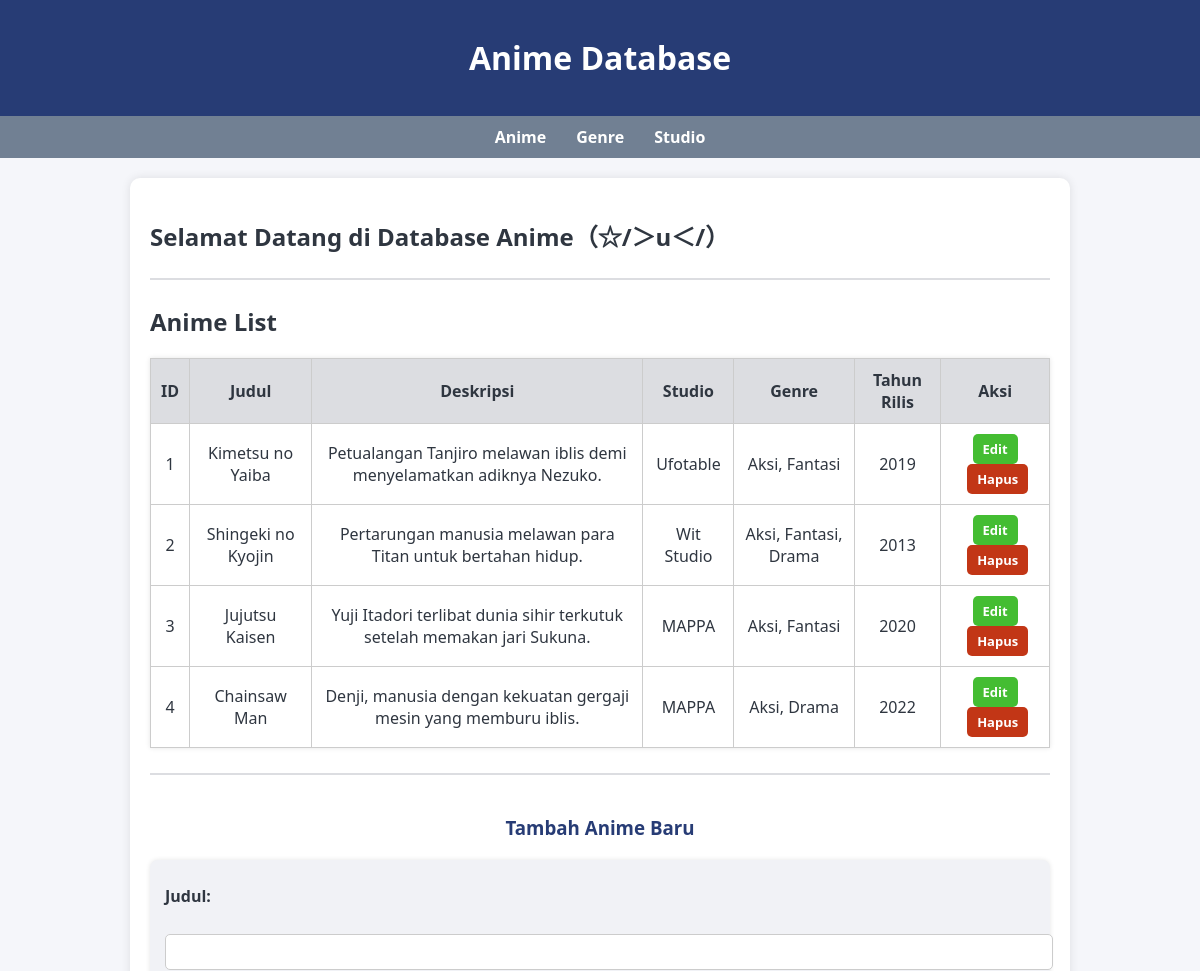
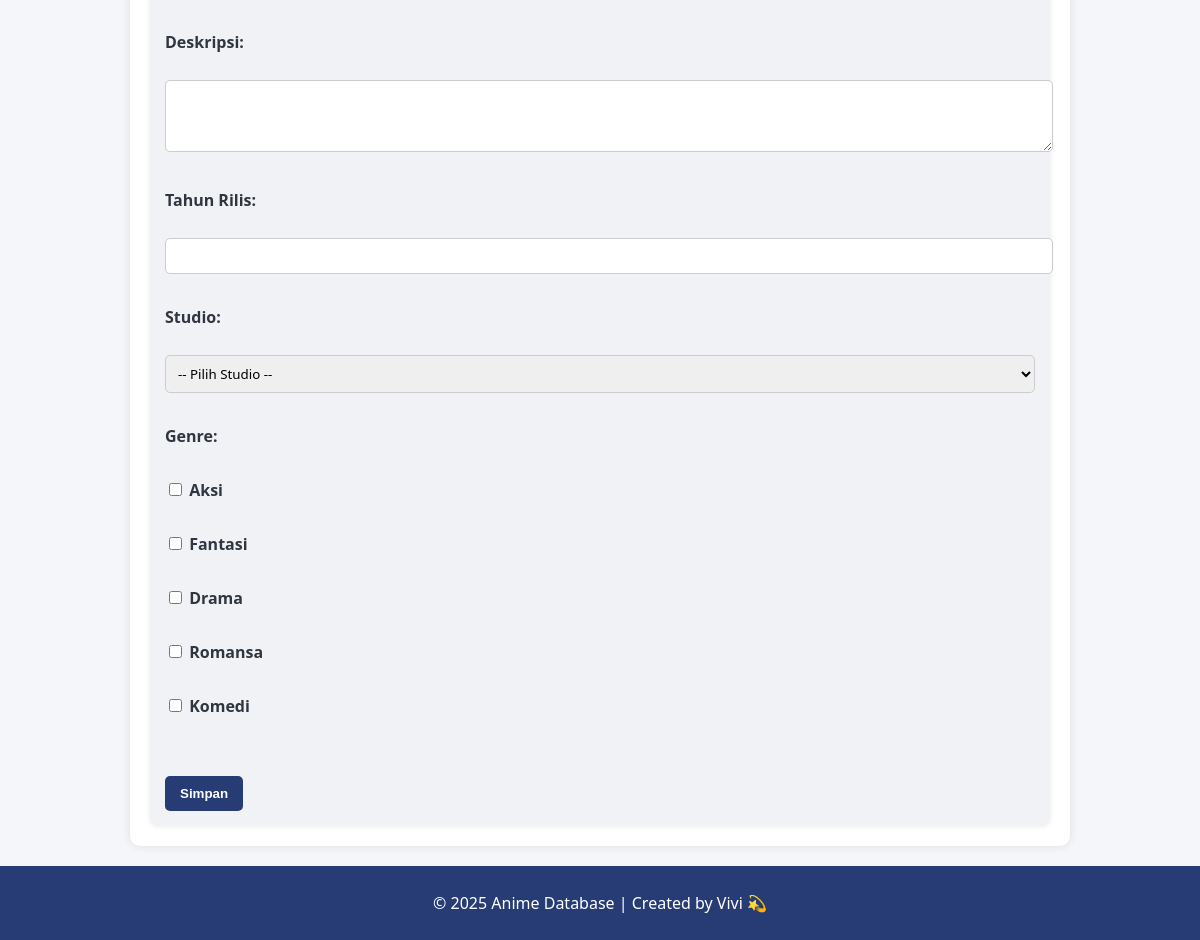
Page /?page=anime on the committed database (2 pictures, top to bottom).
### tables this page shows
CREATE TABLE anime (
    id INT AUTO_INCREMENT PRIMARY KEY,
    judul VARCHAR(255) NOT NULL,
    tahun_rilis INT,
    deskripsi TEXT,
    id_studio INT,
    FOREIGN KEY (id_studio) REFERENCES studio(id)
);

CREATE TABLE studio (
    id INT AUTO_INCREMENT PRIMARY KEY,
    nama VARCHAR(100) NOT NULL,
    negara VARCHAR(100),
    tahun_berdiri INT
);

CREATE TABLE genre (
    id INT AUTO_INCREMENT PRIMARY KEY,
    nama VARCHAR(50) NOT NULL
);

### config/db.php (called while the page is built, shortened)
<?php
class Database {
    private $host = "localhost";
    private $username = "root";
    private $password = "";
    private $dbname = "db_anime";
    public function __construct() {
        try {
            $this->conn = new PDO("mysql:host=$this->host;dbname=$this->dbname;charset=utf8", $this->username, $this->password);
        } catch (PDOException $e) {
            echo "Koneksi gagal: " . $e->getMessage();
        }
    }
}
?>

### class/Anime.php (called while the page is built, shortened)
<?php
require_once 'config/db.php';
class Anime {
    private $db;
    public function __construct() {
        $this->db = (new Database())->conn;
    }
    public function getAllAnime() {
        $query = "
            SELECT
                a.id,
                a.judul,
                a.deskripsi,
                a.tahun_rilis,
                s.nama AS nama_studio,
                GROUP_CONCAT(g.nama SEPARATOR ', ') AS genre
            FROM anime a
            LEFT JOIN studio s ON a.id_studio = s.id
            LEFT JOIN anime_genre ag ON a.id = ag.id_anime
            LEFT JOIN genre g ON ag.id_genre = g.id
            GROUP BY a.id, a.judul, a.deskripsi, a.tahun_rilis, s.nama
            ORDER BY a.id ASC
        ";
        $stmt = $this->db->prepare($query);
        $stmt->execute();
        return $stmt->fetchAll(PDO::FETCH_ASSOC);
    }
}
?>

### class/Genre.php (called while the page is built, shortened)
<?php
require_once 'config/db.php';
class Genre {
    private $db;
    public function __construct() {
        $this->db = (new Database())->conn;
    }
    public function getAllGenre() {
        $stmt = $this->db->prepare("SELECT * FROM genre ORDER BY id ASC");
        $stmt->execute();
        return $stmt->fetchAll(PDO::FETCH_ASSOC);
    }
}
?>

### view/anime.php (the view, shortened to what this page needs)
<h2>Anime List</h2>
<table border="1" cellpadding="8" cellspacing="0">
  <tr>
    <th>ID</th>
    <th>Judul</th>
    <th>Deskripsi</th>
    <th>Studio</th>
    <th>Genre</th>
    <th>Tahun Rilis</th>
    <th>Aksi</th>
  </tr>
  <?php if (!empty($animeList)): ?>
    <?php foreach ($animeList as $anime): ?>
      <tr>
        <td><?= htmlspecialchars($anime['id']) ?></td>
        <td><?= htmlspecialchars($anime['judul']) ?></td>
        <td><?= htmlspecialchars($anime['deskripsi']) ?></td>
        <td><?= htmlspecialchars($anime['nama_studio'] ?? '-') ?></td>
        <td><?= htmlspecialchars($anime['genre'] ?? '-') ?></td>
        <td><?= htmlspecialchars($anime['tahun_rilis']) ?></td>
        <td>
  <a href="?page=anime&edit=<?= $anime['id'] ?>" class="btn-edit">Edit</a>
  <a href="?page=anime&hapus=<?= $anime['id'] ?>" class="btn-delete" onclick="return confirm('Yakin nih mau hapus o(╥﹏╥)?')">Hapus</a>
</td>
    <?php endforeach; ?>
  <?php else: ?>
    <tr><td colspan="7">Belum ada data anime.</td></tr>
  <?php endif; ?>
</table>
<hr>
<h3><?= isset($_GET['edit']) ? 'Edit Anime' : 'Tambah Anime Baru' ?></h3>
<?php
$editData = null;
?>
<form method="post">
  <label>Judul:</label><br>
  <input type="text" name="judul" value="<?= htmlspecialchars($editData['judul'] ?? '') ?>" required><br><br>
  <label>Deskripsi:</label><br>
  <textarea name="deskripsi" rows="3" cols="40"><?= htmlspecialchars($editData['deskripsi'] ?? '') ?></textarea><br><br>
  <label>Tahun Rilis:</label><br>
  <input type="number" name="tahun_rilis" value="<?= htmlspecialchars($editData['tahun_rilis'] ?? '') ?>" required><br><br>
  <label>Studio:</label><br>
  <select name="id_studio">
    <option value="">-- Pilih Studio --</option>
  </select><br><br>
  <label>Genre:</label><br>
  <?php
  $selectedGenres = isset($editData['genres']) ? array_column($editData['genres'], 'id') : [];
  foreach ($genreList as $g):
  ?>
    <label>
      <input type="checkbox" name="genre_ids[]" value="<?= $g['id'] ?>"
        <?= in_array($g['id'], $selectedGenres) ? 'checked' : '' ?>>
      <?= htmlspecialchars($g['nama']) ?>
    </label><br>
  <?php endforeach; ?>
  <br>
  <button type="submit" name="simpan">Simpan</button>
</form>

### index.php (shortened to what this page needs)
<?php
require_once 'config/db.php';
require_once 'class/Anime.php';
require_once 'class/Genre.php';
$animeObj = new Anime();
$genreObj = new Genre();
?>
<!DOCTYPE html>
<html lang="id">
<head>
    <link rel="stylesheet" href="style.css?v=1.0">
</head>
<body>
<?php include 'view/header.php'; ?>
<main>
    <h2>Selamat Datang di Database Anime（☆/＞u＜/）</h2>
    <hr>
    <?php
    $page = $_GET['page'] ?? null;
    switch ($page) {
        case 'anime':
            $animeList = $animeObj->getAllAnime();
            $genreList = $genreObj->getAllGenre();
            include 'view/anime.php';
            break;
    }
    ?>
</main>
<?php include 'view/footer.php'; ?>
</body>
</html>

### view/header.php
<header>
  <h1>Anime Database</h1>
</header>
<nav>
  <a href="?page=anime">Anime</a>
  <a href="?page=genre">Genre</a>
  <a href="?page=studio">Studio</a>
</nav>

### view/footer.php
<footer>
  <p>© 2025 Anime Database | Created by Vivi 💫</p>
</footer>

### style.css (style rules this page uses)
body { font-family: 'Segoe UI', sans-serif; background: #f5f6fa; margin: 0; padding: 0; color: #2f3640; }
header { background: #273c75; color: white; text-align: center; padding: 15px 0; }
nav { background: #718093; display: flex; justify-content: center; gap: 30px; padding: 10px; }
nav a { color: white; text-decoration: none; font-weight: bold; }
main { padding: 20px; background: white; border-radius: 10px; max-width: 900px; margin: 20px auto; box-shadow: 0 0 10px rgba(0,0,0,0.1); }
table { width: 100%; border-collapse: collapse; background: white; box-shadow: 0 0 5px rgba(0,0,0,0.1); }
th, td { border: 1px solid #ccc; padding: 10px; text-align: center; }
th { background: #dcdde1; }
footer { background: #273c75; color: white; text-align: center; padding: 10px 0; margin-top: 20px; }
form { margin-top: 20px; background: #f1f2f6; padding: 15px; border-radius: 8px; box-shadow: 0 0 5px rgba(0,0,0,0.1); }
form label { font-weight: bold; display: block; margin-top: 10px; color: #2f3640; }
form input[type="text"], form input[type="number"], form textarea, form select { width: 100%; padding: 8px; margin-top: 5px; border: 1px solid #ccc; border-radius: 5px; font-family: 'Segoe UI', sans-serif; }
form button { margin-top: 15px; padding: 10px 15px; background: #273c75; color: white; border: none; border-radius: 5px; cursor: pointer; font-weight: bold; }
hr { margin: 25px 0; border: none; border-top: 2px solid #dcdde1; }
h3 { margin-top: 40px; color: #273c75; text-align: center; }
.btn-edit, .btn-delete { display: inline-block; padding: 6px 10px; border-radius: 5px; text-decoration: none; font-weight: bold; color: white; font-size: 13px; }
.btn-edit { background-color: #44bd32; }
.btn-delete { background-color: #c23616; margin-left: 5px; }

### rows in the picture
anime: id "1", judul "Kimetsu no Yaiba", deskripsi "Petualangan Tanjiro melawan iblis demi menyelamatkan adiknya Nezuko.", id_studio.nama "Ufotable", genre "Aksi, Fantasi", tahun_rilis "2019"
anime: id "2", judul "Shingeki no Kyojin", deskripsi "Pertarungan manusia melawan para Titan untuk bertahan hidup.", id_studio.nama "Wit Studio", genre "Aksi, Fantasi, Drama", tahun_rilis "2013"
anime: id "3", judul "Jujutsu Kaisen", deskripsi "Yuji Itadori terlibat dunia sihir terkutuk setelah memakan jari Sukuna.", id_studio.nama "MAPPA", genre "Aksi, Fantasi", tahun_rilis "2020"
anime: id "4", judul "Chainsaw Man", deskripsi "Denji, manusia dengan kekuatan gergaji mesin yang memburu iblis.", id_studio.nama "MAPPA", genre "Aksi, Drama", tahun_rilis "2022"
genre: nama "Aksi"
genre: nama "Fantasi"
genre: nama "Drama"
genre: nama "Romansa"
genre: nama "Komedi"
